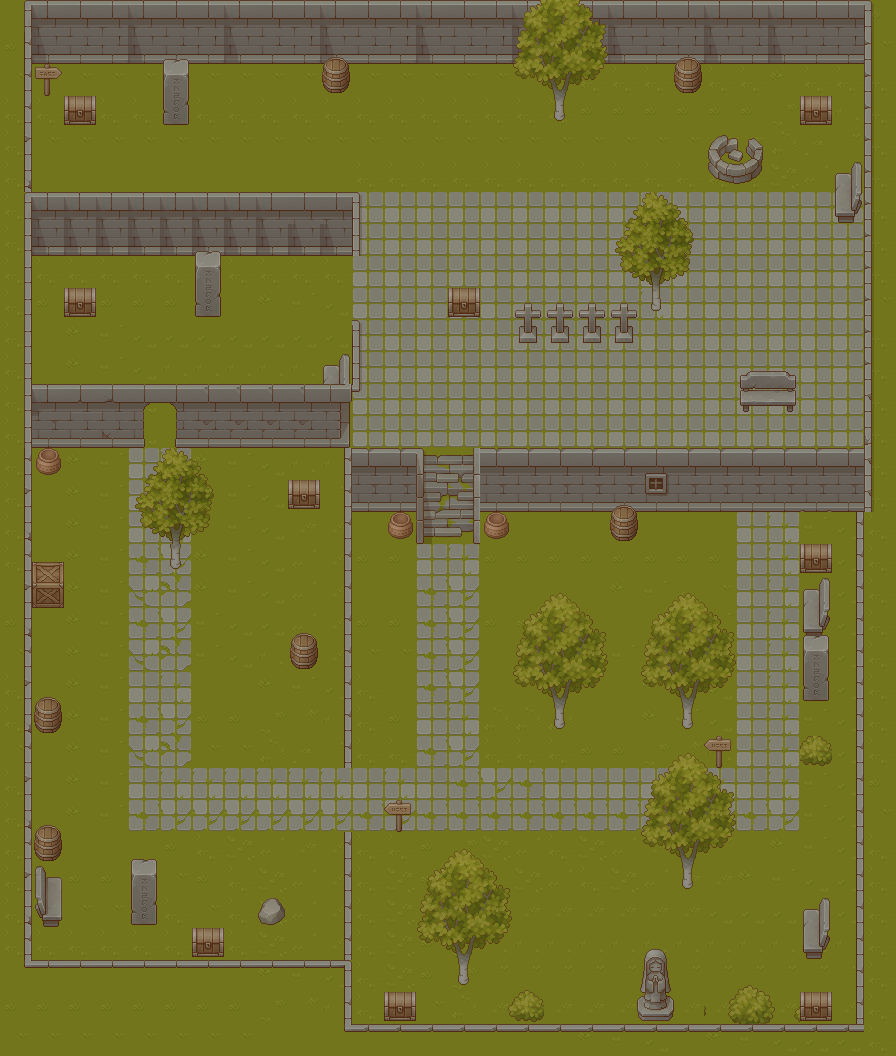

Below is a game level as drawn by its tile map, then a one-line description and the .tmx that defines it (tile-layer data replaced by summaries):
An orthogonal 28x33 tile map with 32x32 px tiles, 5 tile layers (Suelo, obstaculos, Pasos, tesoros, ...), 5 tilesets.

<map version="1.10" tiledversion="1.10.2" orientation="orthogonal" renderorder="right-down" width="28" height="33" tilewidth="32" tileheight="32" infinite="0" nextlayerid="8" nextobjectid="1">
 <tileset firstgid="1" name="TX Struct" tilewidth="32" tileheight="32" tilecount="256" columns="16">
  <image source="Pixel Art Top Down - Basic/Texture/TX Struct.png" width="512" height="512" />
 </tileset>
 <tileset firstgid="257" name="TX Props" tilewidth="32" tileheight="32" tilecount="256" columns="16">
  <image source="Pixel Art Top Down - Basic/Texture/TX Props.png" width="512" height="512" />
 </tileset>
 <tileset firstgid="513" name="TX Plant" tilewidth="32" tileheight="32" tilecount="256" columns="16">
  <image source="Pixel Art Top Down - Basic/Texture/TX Plant.png" width="512" height="512" />
 </tileset>
 <tileset firstgid="769" name="TX Tileset Wall" tilewidth="32" tileheight="32" tilecount="256" columns="16">
  <image source="Pixel Art Top Down - Basic/Texture/TX Tileset Wall.png" width="512" height="512" />
 </tileset>
 <tileset firstgid="1025" name="TX Tileset Grass" tilewidth="32" tileheight="32" tilecount="64" columns="8">
  <image source="Pixel Art Top Down - Basic/Texture/TX Tileset Grass.png" width="256" height="256" />
 </tileset>
 <layer id="2" name="Suelo" width="28" height="33">
  <data>[924 cells, 924 non-empty, 22 distinct tile ids]</data>
 </layer>
 <layer id="3" name="obstaculos" width="28" height="33">
  <data>[924 cells, 272 non-empty, 55 distinct tile ids]</data>
 </layer>
 <layer id="4" name="Pasos" width="28" height="33">
  <data>[924 cells, 6 non-empty, 6 distinct tile ids]</data>
 </layer>
 <layer id="5" name="tesoros" width="28" height="33">
  <data>[924 cells, 9 non-empty, 1 distinct tile ids]</data>
 </layer>
 <layer id="7" name="profundidad" width="28" height="33">
  <data>[924 cells, 116 non-empty, 45 distinct tile ids]</data>
 </layer>
</map>
